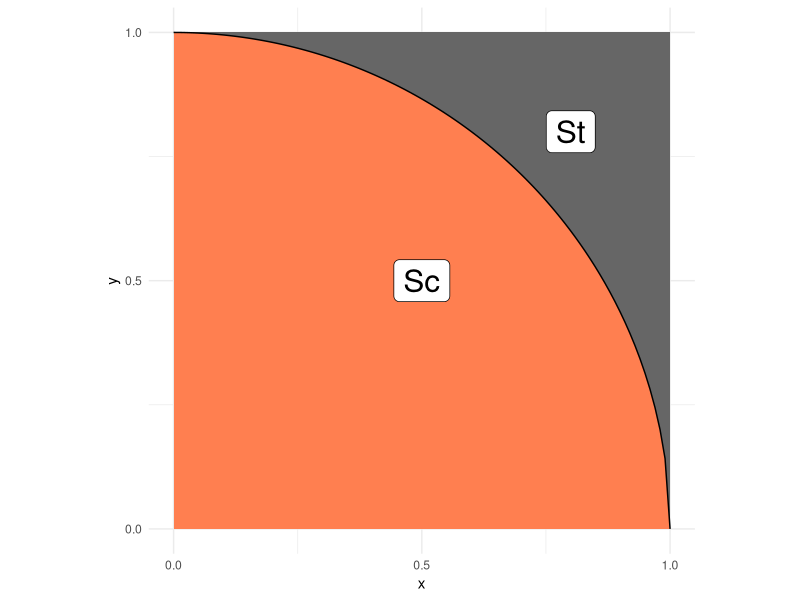
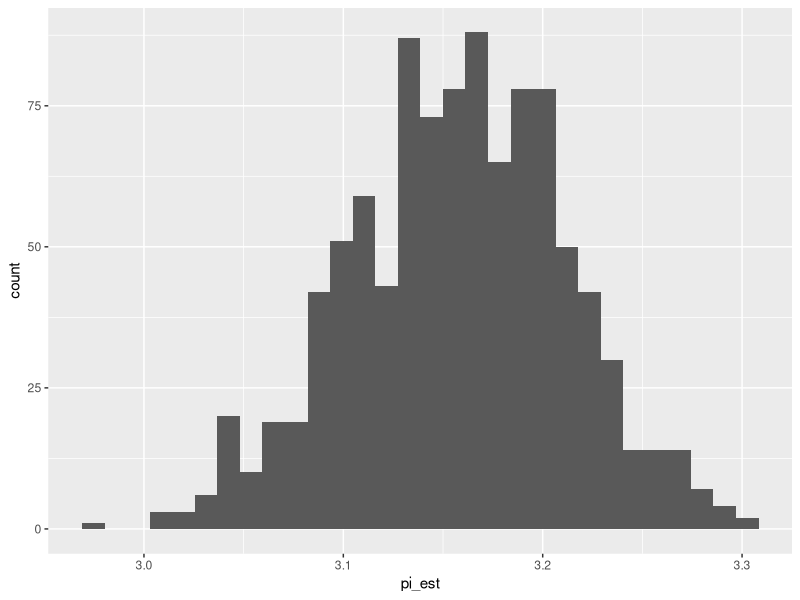

R code for these plots, in order:
## ---- chunk 1
library(tidyverse)
library(rsample)
## ---- chunk 2
## NOTE: No need to edit; this visual helps explain the pi estimation scheme
tibble(x = seq(0, 1, length.out = 100)) %>%
  mutate(y = sqrt(1 - x^2)) %>%

  ggplot(aes(x, y)) +
  annotate(
    "rect",
    xmin = 0, ymin = 0, xmax = 1, ymax = 1,
    fill = "grey40",
    size = 1
  ) +
  geom_ribbon(aes(ymin = 0, ymax = y), fill = "coral") +
  geom_line() +
  annotate(
    "label",
    x = 0.5, y = 0.5, label = "Sc",
    size = 8
  ) +
  annotate(
    "label",
    x = 0.8, y = 0.8, label = "St",
    size = 8
  ) +
  scale_x_continuous(breaks = c(0, 1/2, 1)) +
  scale_y_continuous(breaks = c(0, 1/2, 1)) +
  theme_minimal() +
  coord_fixed()
## ---- chunk 3
## TASK: Choose a sample size and generate samples
set.seed(42);

n <- 1000 # Choose a sample size
df_q1 <- tibble(
  x = runif(n, min = 0, max = 1),
  y = runif(n, min = 0, max = 1) 
  ) # Generate the data
## ---- chunk 4
## NOTE: Do not edit this code
# Correct sample size
assertthat::assert_that(
  dim(df_q1) %>% 
    .[[1]] == n,
  msg = "The sample size should be `n`"
)
# Correct column names
assertthat::assert_that(
  setequal(names(df_q1), c("x", "y")),
  msg = "df_q1 must include the columns `x` and `y`"
)
print("Good")
## ---- chunk 5
## TASK: Finish implementing this function
stat <- function(x, y) {
    ifelse(x^2 + y^2 <= 1, 4, 0)
}
## ---- chunk 6
## TASK: Finish writing these assert statements

# Check the value for points *inside* the circle
assertthat::assert_that(
    tibble(x = 0.5, y = 0.5) %>% # Pick a point *inside* the circle
    mutate(stat = stat(x, y)) %>% 
    pull(stat) %>% 
    .[[1]] == 4,
  # ???, # Write the correct value of stat() here
  msg = "Incorrect value when a point is inside the circle"
)

# Check the value for points *outside* the circle
assertthat::assert_that(
    tibble(x = 1, y = 1) %>% # Pick a point *outside* the circle
    mutate(stat = stat(x, y)) %>% 
    pull(stat) %>% 
    .[[1]] == 0,
  # ???, # Write the correct value of stat() here
  msg = "Incorrect value when a point is outside the circle"
)
print("Your assertions passed, but make sure they're checking the right thing!")
## ---- chunk 7
## TASK: Estimate pi using your data from q1
df_q3 <- 
  df_q1 %>% 
  summarize(pi_est = mean(stat(x, y)))

df_q3
## ---- chunk 8
## NOTE: Do not edit this code
# Correct sample size
assertthat::assert_that(
  dim(df_q3) %>% 
    .[[1]] == 1,
  msg = "This result should have just one row"
)
# Correct column names
assertthat::assert_that(
  setequal(names(df_q3), c("pi_est")),
  msg = "df_q3 must include the column `pi_est`"
)
print("Good")
## ---- chunk 9
## TASK: Finish the code below
df_q4 <- 
  df_q1 %>% 
  bootstraps(., times = 1000) %>% 
  mutate(
    pi_est = map_dbl(
      splits,
      function(split_df) {
        analysis(split_df) %>% 
          # Estimate pi (pi_est) using the resampled data;
          # this should be *identical* to the
          # code you wrote for q3
          summarize(pi_est = mean(stat(x, y))) %>% 
          pull(pi_est)
      }
    )
  )

## NOTE: Do not edit; use this to visualize your results
df_q4 %>% 
  ggplot(aes(pi_est)) +
  geom_histogram()
## ---- chunk 10
## TASK: Compute a bootstrap confidence interval at the 95% level (alpha = 0.05)
df_q5 <- 
  df_q4 %>% 
  summarize(
    # TODO: Compute pi_lo and pi_up
    pi_lo = quantile(pi_est, 0.025),
    pi_up = quantile(pi_est, 0.975)
  )

df_q5
## ---- chunk 11
df_q1 %>%
  summarize(
    pi_est = mean(stat(x, y)),
    se = sd(stat(x, y))/sqrt(n),
    pi_lo = pi_est - qnorm(0.975)*se,
    pi_up = pi_est + qnorm(0.975)*se
  )
